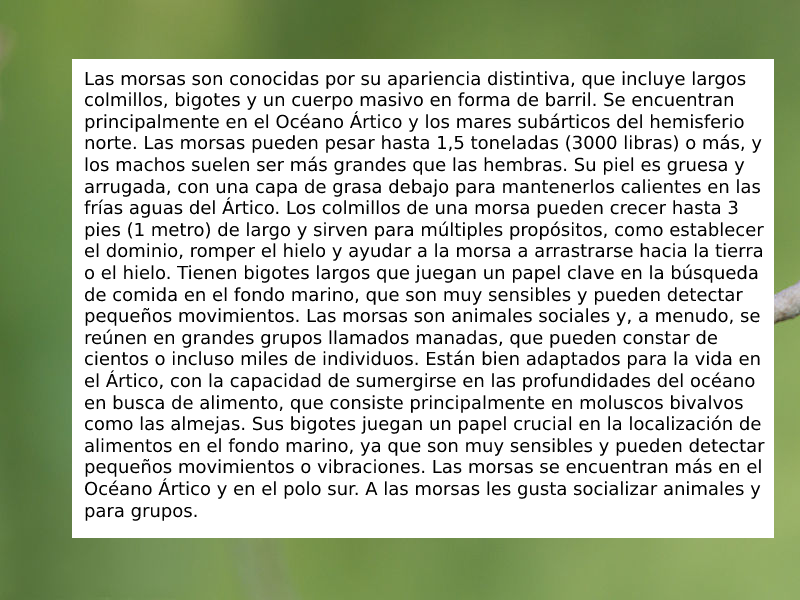
#> input picture training/training1.png, 800 x 600 px; its folder holds only this picture in this run
$ python IdentifyTextAreas.py
#> lines starting #> are read from the running program, lines starting #| are printed output that depends on the picture; after the words box and inside, x2 and y2 are one past the last pixel; in counts of white or black regions, pixels touching at a corner belong together
import cv2
import numpy as np
#import matplotlib.pyplot as plt

import pytesseract
import csv
import os

# Get the current file location
file_location = os.path.dirname(os.path.abspath(__file__))

# Change the current working directory to the file location
os.chdir(file_location)

def identify_text_areas(img_path):
    # Read image with opencv
#> called with img_path = 'training/training1.png'
    img = cv2.imread(img_path)
#> img is the input picture: shape (600, 800, 3); mean B, G, R 176.5, 195.9, 187.5

    # Convert the image to grayscale
    gray_img = cv2.cvtColor(img, cv2.COLOR_BGR2GRAY)
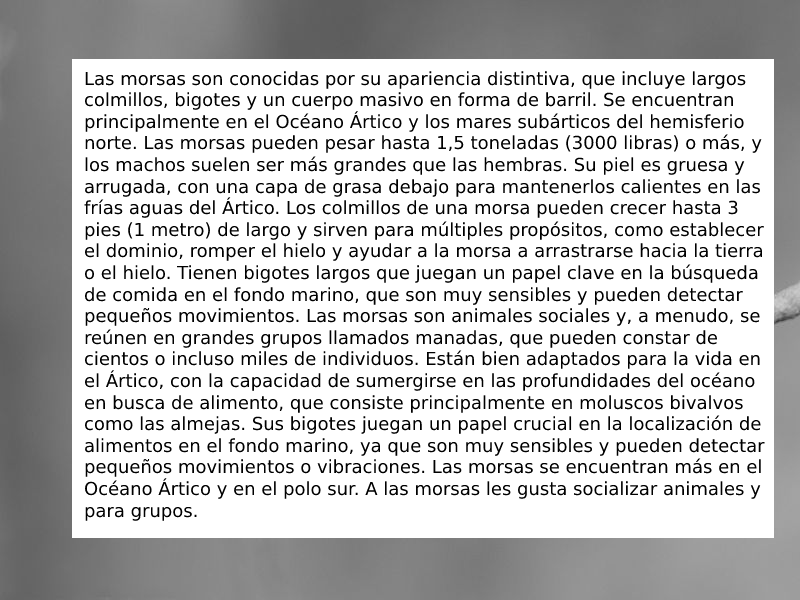
#> gray_img: shape (600, 800); min 0, max 255, mean 191.2

    # Apply threshold to get image with only b&w (binarization)
    _, thresh = cv2.threshold(gray_img, 0, 255, cv2.THRESH_OTSU | cv2.THRESH_BINARY_INV)
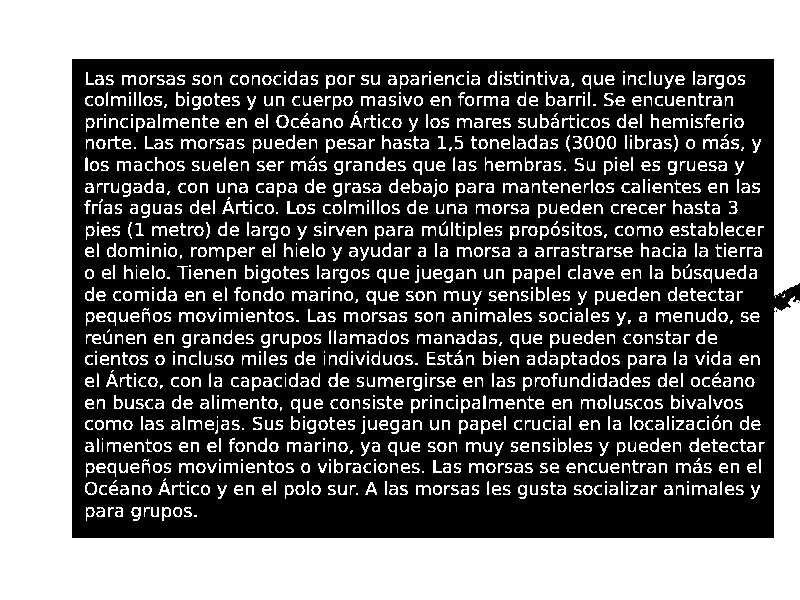
#> thresh: shape (600, 800); 41.4% white; 1316 white regions (129 under 20 px), largest, box (x1, y1, x2, y2) and area: (0, 0, 800, 600) 143344, (703, 139, 718, 149) 77, (179, 312, 194, 322) 77

    # Get structuring element/kernel that will be used for dilation
    kernel = cv2.getStructuringElement(cv2.MORPH_RECT, (1, 7))

    # Dilate the image - blurring the image vertically
    dilated_step1 = cv2.dilate(thresh, kernel, iterations=3)
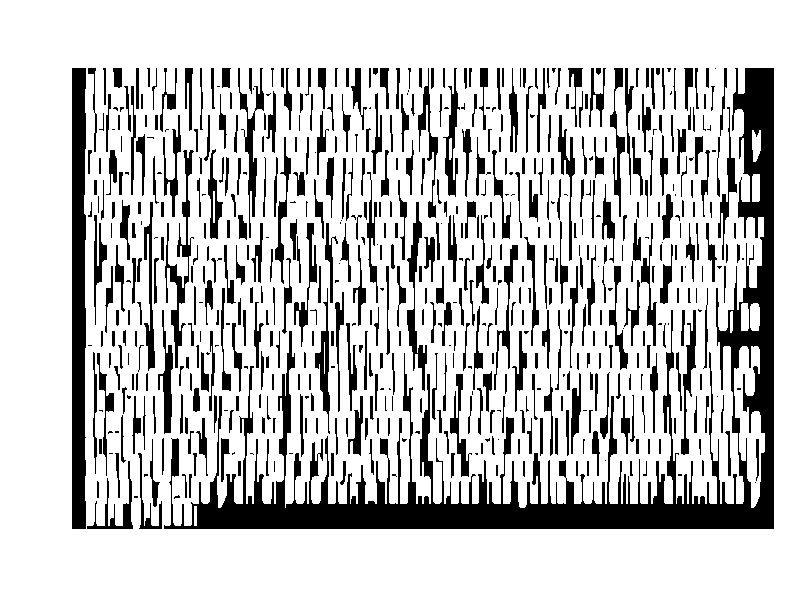
#> dilated_step1: shape (600, 800); 77.9% white; 613 black regions (138 under 20 px), largest, box (x1, y1, x2, y2) and area: (164, 68, 774, 529) 36445, (72, 68, 86, 529) 6141, (165, 150, 194, 368) 1465

    # Get structuring element/kernel that will be used for dilation
    kernel2 = cv2.getStructuringElement(cv2.MORPH_RECT, (7, 1))

    # Dilate the image - Blurring the image horizontally
    dilated = cv2.dilate(dilated_step1, kernel2, iterations=3)
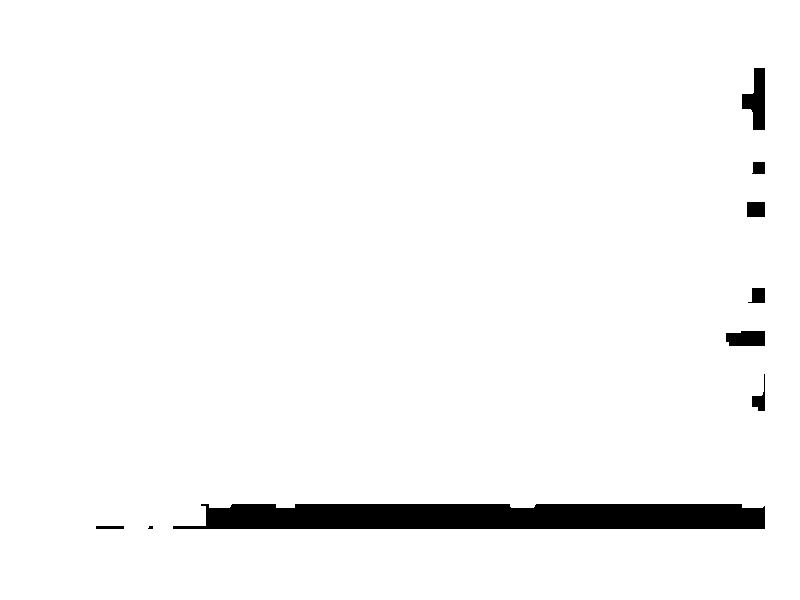
#> dilated: shape (600, 800); 96.7% white; 9 black regions (1 under 20 px), largest, box (x1, y1, x2, y2) and area: (173, 504, 765, 529) 13732, (742, 68, 765, 130) 888, (726, 331, 765, 346) 543

    # Find contours
    ctrs, hier = cv2.findContours(dilated, cv2.RETR_EXTERNAL, cv2.CHAIN_APPROX_SIMPLE)
#> ctrs = [[[0, 0], [0, 599], [799, 599], [799, 0]]]

    img_copy = img.copy()

    # Initialize an empty list to store the bounding rectangles and OCR outputs
    results = []

    for ctr in ctrs:
        # Get bounding box
        x, y, w, h = cv2.boundingRect(ctr)
        rect = cv2.rectangle(img_copy, (x, y), (x + w, y + h), (0,255,0), 2)

        # Crop the bounding rectangle from the grayscale image
        crop_img = gray_img[y:y+h, x:x+w]

        # Pass the cropped image to Tesseract OCR and get the output text
        ocr_output = pytesseract.image_to_string(crop_img, lang='spa')

        # If the OCR output contains text, store the bounding rectangle coordinates and the OCR output in a list
        if ocr_output.strip():
            results.append((x, y, w, h, ocr_output.strip()))
#> this loop made 1 pass
#> (ctr, x, y, w, h) on pass 1: ([[0, 0], [0, 599], [799, 599], [799, 0]], 0, 0, 800, 600)
#> after the loop, results = []

    text = ""
    # Display the results
    for result in results:
        x, y, w, h, new_text = result

        # When we get the largest number of text in the rectangle, replace it.
        if(len(new_text)>=len(text)):
            text = new_text

        # Add a green rectangle to the image
        rect = cv2.rectangle(img, (x, y), (x + w, y + h), (0, 255, 0), 2)

    return rect, text


if __name__ == "__main__":
    for i in range(1, 5):
        img_path = f"training/training{i}.png"
#> (the run stopped early here; a loop or call above may not have finished)
